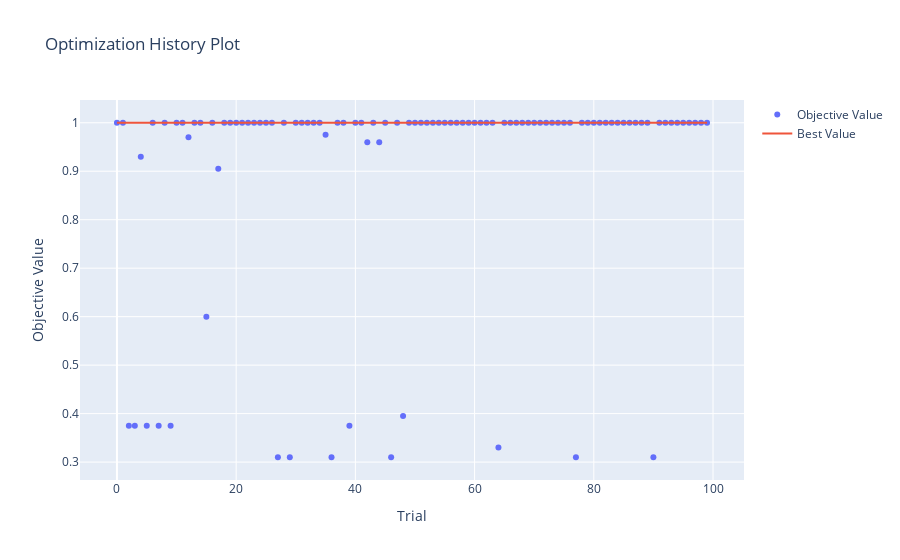

The notebook cell this image was saved under:
### Markdown cell above
Mejores Parametros

### Code cell
print(studySVM.best_params)
optuna.visualization.plot_optimization_history(studySVM)

### Figure 1 — Plotly figure (JSON) as saved in the notebook; plotly's stock layout.template omitted (floating-point values rounded to 4 significant figures)
{"data": [{"mode": "markers", "name": "Objective Value", "type": "scatter", "x": [0, 1, 2, 3, 4, 5, 6, 7, 8, 9, 10, 11, 12, 13, 14, 15, 16, 17, 18, 19, 20, 21, 22, 23, 24, 25, 26, 27, 28, 29, 30, 31, 32, 33, 34, 35, 36, 37, 38, 39, 40, 41, 42, 43, 44, 45, 46, 47, 48, 49, 50, 51, 52, 53, 54, 55, 56, 57, 58, 59, 60, 61, 62, 63, 64, 65, 66, 67, 68, 69, 70, 71, 72, 73, 74, 75, 76, 77, 78, 79, 80, 81, 82, 83, 84, 85, 86, 87, 88, 89, 90, 91, 92, 93, 94, 95, 96, 97, 98, 99], "y": [1, 1, 0.375, 0.375, 0.93, 0.375, 1, 0.375, 1, 0.375, 1, 1, 0.97, 1, 1, 0.6, 1, 0.905, 1, 1, 1, 1, 1, 1, 1, 1, 1, 0.31, 1, 0.31, 1, 1, 1, 1, 1, 0.975, 0.31, 1, 1, 0.375, 1, 1, 0.96, 1, 0.96, 1, 0.31, 1, 0.395, 1, 1, 1, 1, 1, 1, 1, 1, 1, 1, 1, 1, 1, 1, 1, 0.33, 1, 1, 1, 1, 1, 1, 1, 1, 1, 1, 1, 1, 0.31, 1, 1, 1, 1, 1, 1, 1, 1, 1, 1, 1, 1, 0.31, 1, 1, 1, 1, 1, 1, 1, 1, 1]}, {"mode": "lines", "name": "Best Value", "type": "scatter", "x": [0, 1, 2, 3, 4, 5, 6, 7, 8, 9, 10, 11, 12, 13, 14, 15, 16, 17, 18, 19, 20, 21, 22, 23, 24, 25, 26, 27, 28, 29, 30, 31, 32, 33, 34, 35, 36, 37, 38, 39, 40, 41, 42, 43, 44, 45, 46, 47, 48, 49, 50, 51, 52, 53, 54, 55, 56, 57, 58, 59, 60, 61, 62, 63, 64, 65, 66, 67, 68, 69, 70, 71, 72, 73, 74, 75, 76, 77, 78, 79, 80, 81, 82, 83, 84, 85, 86, 87, 88, 89, 90, 91, 92, 93, 94, 95, 96, 97, 98, 99], "y": [1, 1, 1, 1, 1, 1, 1, 1, 1, 1, 1, 1, 1, 1, 1, 1, 1, 1, 1, 1, 1, 1, 1, 1, 1, 1, 1, 1, 1, 1, 1, 1, 1, 1, 1, 1, 1, 1, 1, 1, 1, 1, 1, 1, 1, 1, 1, 1, 1, 1, 1, 1, 1, 1, 1, 1, 1, 1, 1, 1, 1, 1, 1, 1, 1, 1, 1, 1, 1, 1, 1, 1, 1, 1, 1, 1, 1, 1, 1, 1, 1, 1, 1, 1, 1, 1, 1, 1, 1, 1, 1, 1, 1, 1, 1, 1, 1, 1, 1, 1]}, {"marker": {"color": "#cccccc"}, "mode": "markers", "name": "Infeasible Trial", "showlegend": false, "type": "scatter", "x": [], "y": []}], "layout": {"title": {"text": "Optimization History Plot"}, "xaxis": {"title": {"text": "Trial"}}, "yaxis": {"title": {"text": "Objective Value"}}}}
